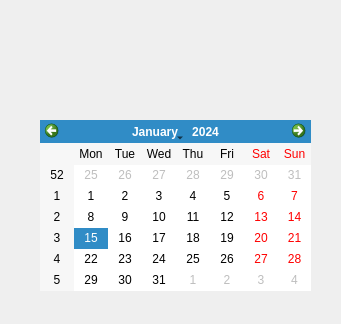
<?xml version="1.0" encoding="UTF-8"?>
<ui version="4.0">
 <class>Widget</class>
 <widget class="QWidget" name="Widget">
  <property name="geometry">
   <rect>
    <x>0</x>
    <y>0</y>
    <width>341</width>
    <height>324</height>
   </rect>
  </property>
  <property name="windowTitle">
   <string>Widget</string>
  </property>
  <widget class="QCalendarWidget" name="calendarWidget">
   <property name="geometry">
    <rect>
     <x>40</x>
     <y>120</y>
     <width>271</width>
     <height>171</height>
    </rect>
   </property>
  </widget>
  <widget class="QLabel" name="label">
   <property name="geometry">
    <rect>
     <x>60</x>
     <y>70</y>
     <width>241</width>
     <height>31</height>
    </rect>
   </property>
   <property name="text">
    <string/>
   </property>
  </widget>
 </widget>
 <resources/>
 <connections/>
</ui>
